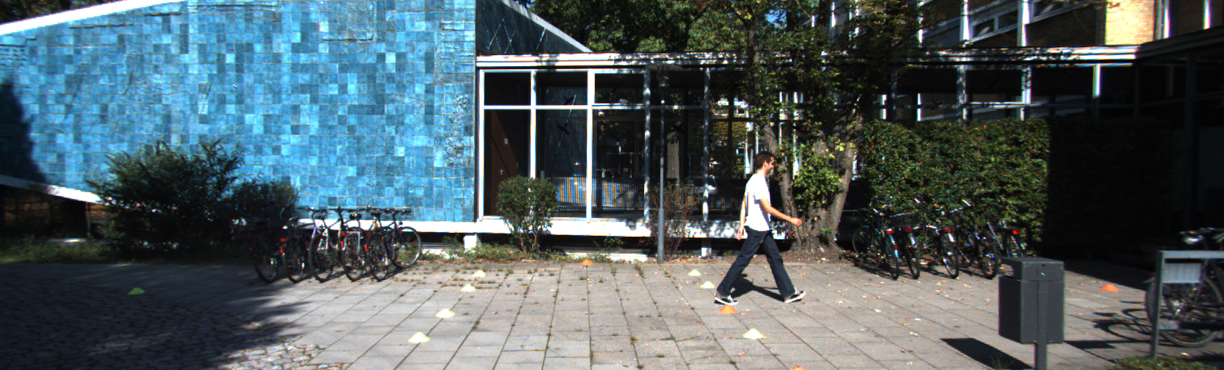
#> input picture scripts_aula/Transformacoes_2D_40_Independentes_Comentados/dados/frontal_kitti.png, 1224 x 370 px
$ python 10_espelhamento_horizontal.py
#> lines starting #> are read from the running program, lines starting #| are printed output that depends on the picture
"""EXEMPLO 10 — Reflexao horizontal

OBJETIVO E CONTEXTO:
Este exercício produz um espelhamento horizontal de duas maneiras: com cv2.flip e com uma matriz afim de reflexão aplicada por cv2.warpAffine. O código compara os resultados para demonstrar que ambos podem gerar a mesma inversão geométrica. O espelhamento é um recurso comum de data augmentation, mas em direção autônoma exige inverter também o sinal de um rótulo de steering quando a convenção e o cenário permitem essa simetria.

COMO A IMPLEMENTACAO FUNCIONA:
Este codigo possui as proprias funcoes de leitura, transformacao e salvamento.
O fluxo parte das imagens fornecidas em dados/, prepara os parametros
matematicos necessarios, executa a operacao estudada, apresenta metricas
ou matrizes quando aplicavel e salva evidencias em saidas/10_espelhamento_horizontal/.
Cada etapa da funcao main() recebe comentarios proximos das instrucoes
correspondentes para permitir acompanhar a execucao linha a linha.

FUNDAMENTO E INTERPRETACAO:
x' = largura - 1 - x; a reflexao pode ser feita por flip ou warpAffine.
Analise o resultado visual junto com a matriz ou os indicadores impressos:
uma transformacao correta exige coerencia das coordenadas, resolucao,
espaco de cores e rotulos associados aos dados.

IMPORTANCIA E CUIDADOS:
Ao espelhar imagens de direcao, a coerencia dos rótulos de steering e de outros sinais assimetricos precisa ser verificada.

EXERCICIO PARA OS ALUNOS:
Comparar o resultado pixel a pixel das duas implementacoes.

EXECUCAO:
python exemplos/10_espelhamento_horizontal.py
Nao e necessario executar os demais exemplos antes deste.
As dependencias externas sao cv2 e numpy; o exemplo de CNN
admite TensorFlow opcionalmente. As imagens ficam em dados/."""

import csv
import json
from pathlib import Path

import cv2
import numpy as np

# Resolucao robusta de caminhos: funciona ao executar a partir de qualquer pasta.
BASE = Path(__file__).resolve().parent.parent
DADOS = BASE / 'dados'
OUT = BASE / 'saidas'
OUT.mkdir(parents=True, exist_ok=True)

# Funcoes privativas deste arquivo. Nenhum modulo Python adicional do pacote e necessario.

def img(nome='frontal_kitti.png'):
    """Carrega uma imagem BGR da pasta dados. A leitura usa a raiz baseada em __file__,
    portanto o programa funciona independentemente do diretorio de trabalho.
    Lanca um erro compreensivel se a imagem nao estiver disponivel."""
    p = DADOS / nome
    x = cv2.imread(str(p))
    if x is None:
        raise FileNotFoundError(p)
    return x

def save(exemplo, nome, x):
    """Cria a pasta deste exercicio e salva uma imagem com cv2.imwrite.
    Retorna o caminho e interrompe com erro se a gravacao falhar."""
    folder = OUT / exemplo
    folder.mkdir(parents=True, exist_ok=True)
    file = folder / nome
    if not cv2.imwrite(str(file), x):
        raise OSError(file)
    print('Salvo:', file)
    return file

def letterbox(x, shape=(224, 224), color=(114, 114, 114)):
    """Padroniza o tamanho sem alterar a proporcao da cena.
    Primeiro calcula escala=min(largura_destino/largura, altura_destino/altura).
    Redimensiona uniformemente e distribui o padding a esquerda/direita e topo/baixo.
    Retorna imagem, fator de escala e posicao do canto superior esquerdo do conteudo.
    A tupla shape segue a ordem (largura, altura), como as funcoes de resize do OpenCV."""
    dest_w, dest_h = shape
    h, w = x.shape[:2]
    escala = min(dest_w / w, dest_h / h)
    nw = max(1, int(round(w * escala)))
    nh = max(1, int(round(h * escala)))
    resized = cv2.resize(x, (nw, nh), interpolation=cv2.INTER_AREA if escala < 1 else cv2.INTER_LINEAR)
    pl = (dest_w - nw) // 2
    pt = (dest_h - nh) // 2
    pr = dest_w - nw - pl
    pb = dest_h - nh - pt
    y = cv2.copyMakeBorder(resized, pt, pb, pl, pr, cv2.BORDER_CONSTANT, value=color)
    return (y, escala, (pl, pt))

def panel(exemplo, nomes, images, cols=3):
    """Cria um painel comparativo para a aula sem janelas GUI.
    Cada imagem e convertida quando necessario de cinza a BGR, passa por letterbox
    para nao ser distorcida, e recebe legenda; o painel final e salvo no disco.
    Assim o mesmo codigo funciona em terminal, VS Code e Colab."""
    tw, th = (360, 220)
    cell_h = th + 38
    rows = (len(images) + cols - 1) // cols
    canvas = np.full((cell_h * rows, tw * cols, 3), 245, np.uint8)
    for j, (label, a) in enumerate(zip(nomes, images)):
        if a.ndim == 2:
            a = cv2.cvtColor(a, cv2.COLOR_GRAY2BGR)
        thumb, _, _ = letterbox(a, (tw, th), color=(30, 30, 30))
        y = j // cols * cell_h
        x = j % cols * tw
        canvas[y:y + th, x:x + tw] = thumb
        cv2.putText(canvas, label[:44], (x + 9, y + th + 25), cv2.FONT_HERSHEY_SIMPLEX, 0.55, (25, 36, 50), 1, cv2.LINE_AA)
    return save(exemplo, 'painel.png', canvas)

def affine_warp(x, M, border=cv2.BORDER_CONSTANT):
    """Aplica a matriz afim 2x3 com cv2.warpAffine sem alterar o tamanho externo.
    INTER_LINEAR estima pixels entre coordenadas e borderMode define o preenchimento.
    A transformacao descreve coordenadas geometricas; nao altera automaticamente anotacoes."""
    h, w = x.shape[:2]
    return cv2.warpAffine(x, np.asarray(M, dtype=np.float32), (w, h), flags=cv2.INTER_LINEAR, borderMode=border, borderValue=(30, 30, 30))

TAG = '10_espelhamento_horizontal'

# Fluxo principal explicado por etapas: execute e acompanhe a pasta saidas/.
def main():
    # Carrega a fotografia BGR original, usada como referencia para comparar antes e depois.
    a = img()
#> in img, x is the input picture: shape (370, 1224, 3); mean B, G, R 98.4, 93.8, 79.3

    # Obtem as dimensoes da imagem: o OpenCV organiza primeiro altura (linhas), depois largura
    # (colunas).
    w = a.shape[1]
#> w = 1224

    # Define explicitamente os seis coeficientes da matriz afim 2x3; a terceira coluna contem
    # translacoes.
    M = np.float32([[-1, 0, w - 1], [0, 1, 0]])
#> M = [[-1, 0, 1223], [0, 1, 0]]

    # Transforma a imagem com warpAffine e uma matriz 2x3, preservando o tamanho definido para o
    # canvas.
    b = affine_warp(a, M)
#> in affine_warp, `return cv2.warpAffine(x, np.asarray(M, dtype=np.float32), (w, h), flag..`:
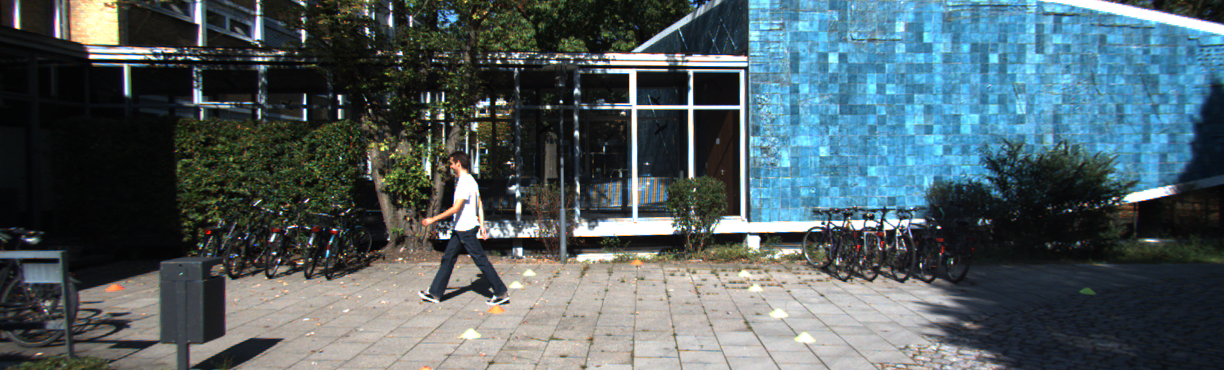
#> returned value: shape (370, 1224, 3); mean of channels 0, 1, 2 98.4, 93.8, 79.3; drawn as B, G, R

    # Faz espelhamento horizontal; rótulos direcionais simetricos precisam ter o sinal revisto.
    c = cv2.flip(a, 1)

    # Apresenta no terminal os valores para conferencia e comparacao dos resultados.
    print('M reflexao=\n', M, 'igual a cv2.flip?', bool(np.array_equal(b, c)))
#| M reflexao=
#|  [[-1.000e+00  0.000e+00  1.223e+03]
#|  [ 0.000e+00  1.000e+00  0.000e+00]] igual a cv2.flip? True

    # Reune original e transformacoes em um painel legendado, salvo em arquivo de imagem.
    panel(TAG, ['Original', 'warpAffine flip', 'cv2.flip'], [a, b, c])
#> in panel, `rows = (len(images) + cols - 1) // cols`: rows = 1
#> in panel, `canvas = np.full((cell_h * rows, tw * cols, 3), 245, np.uint8)`: canvas: shape (258, 1080, 3); every value is 245
#> the loop in panel, `for j, (label, a) in enumerate(zip(nomes, images)):` made 3 passes
#> (label, x) on passes 1 to 3: ('Original', 0), ('warpAffine flip', 360), ('cv2.flip', 720)
#> pass 1, in letterbox, `resized = cv2.resize(x, (nw, nh), interpolation=cv2.INTER_AREA if esca..`:
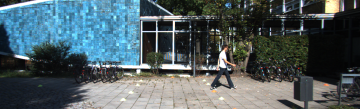
#> resized: shape (109, 360, 3); mean B, G, R 98.4, 93.8, 79.3
#> pass 1, in letterbox, `y = cv2.copyMakeBorder(resized, pt, pb, pl, pr, cv2.BORDER_CONSTANT, v..`:
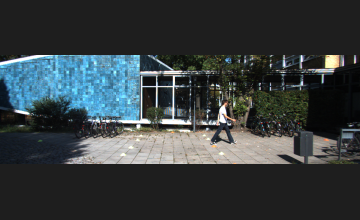
#> y: shape (220, 360, 3); mean B, G, R 63.9, 61.6, 54.4
#> pass 2, in letterbox (call 2), `resized = cv2.resize(x, (nw, nh), interpolation=cv2.INTER_AREA if esca..`:
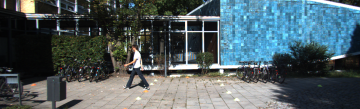
#> resized: shape (109, 360, 3); mean B, G, R 98.4, 93.8, 79.3
#> pass 2, in letterbox (call 2), `y = cv2.copyMakeBorder(resized, pt, pb, pl, pr, cv2.BORDER_CONSTANT, v..`:
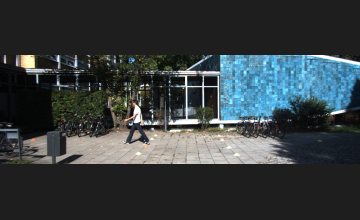
#> y: shape (220, 360, 3); mean B, G, R 63.9, 61.6, 54.4
#> after the loop in panel, `for j, (label, a) in enumerate(zip(nomes, images)):`:
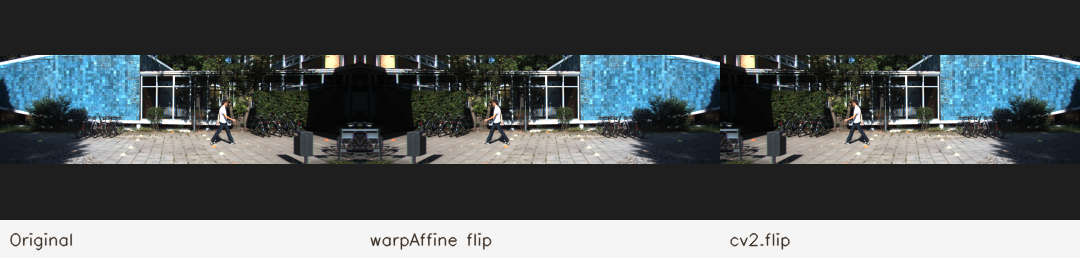
#> canvas: shape (258, 1080, 3); mean of channels 0, 1, 2 89.9, 88.1, 82; drawn as B, G, R

if __name__ == '__main__':
    main()

$ run again, with scripts_aula/Transformacoes_2D_40_Independentes_Comentados/dados/pista_udacity.png copied over scripts_aula/Transformacoes_2D_40_Independentes_Comentados/dados/frontal_kitti.png
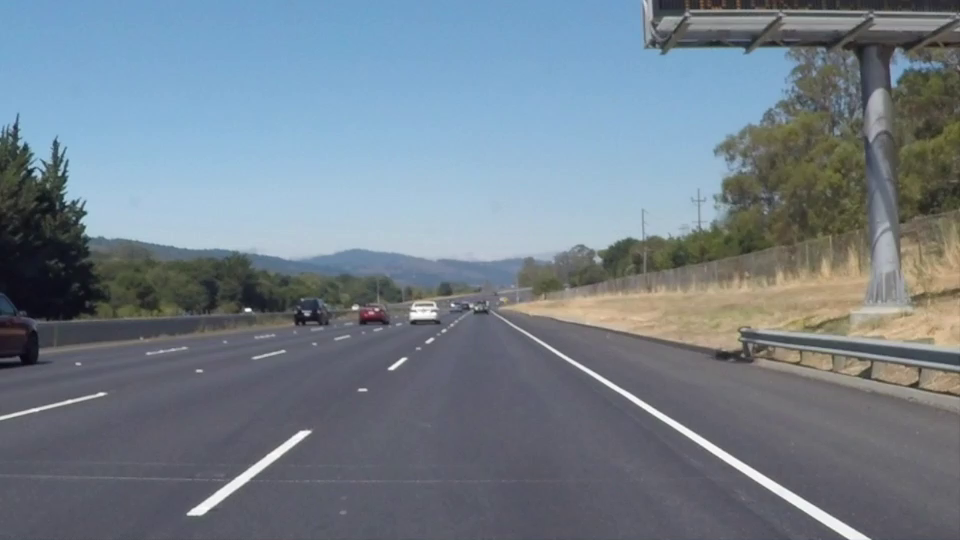
#> input picture scripts_aula/Transformacoes_2D_40_Independentes_Comentados/dados/pista_udacity.png, 960 x 540 px
#> in img, x is the input picture: shape (540, 960, 3); mean B, G, R 138.4, 127.2, 114.8
#| M reflexao=
#|  [[ -1.   0. 959.]
#|  [  0.   1.   0.]] igual a cv2.flip? True
#> rows = 1
#> the loop in panel, `for j, (label, a) in enumerate(zip(nomes, images)):` made 3 passes
#> (label, x) on passes 1 to 3: ('Original', 0), ('warpAffine flip', 360), ('cv2.flip', 720)
#> pass 1, in letterbox, `y = cv2.copyMakeBorder(resized, pt, pb, pl, pr, cv2.BORDER_CONSTANT, v..`:
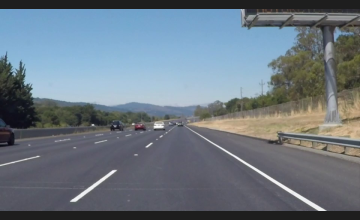
#> y: shape (220, 360, 3); mean B, G, R 129.6, 119.3, 107.8
#> after the loop in panel, `for j, (label, a) in enumerate(zip(nomes, images)):`:
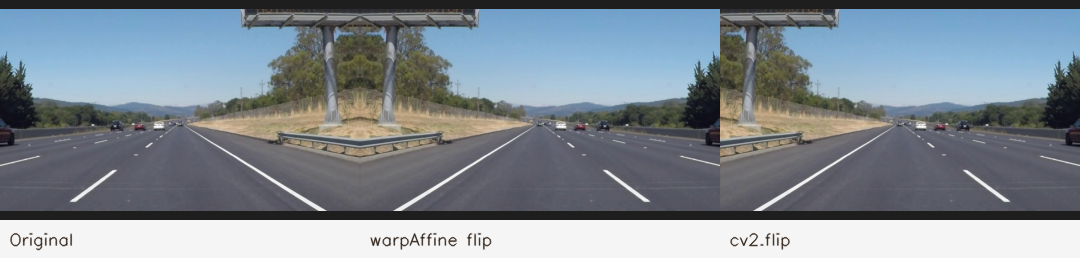
#> canvas: shape (258, 1080, 3); mean of channels 0, 1, 2 146, 137.2, 127.5; drawn as B, G, R
